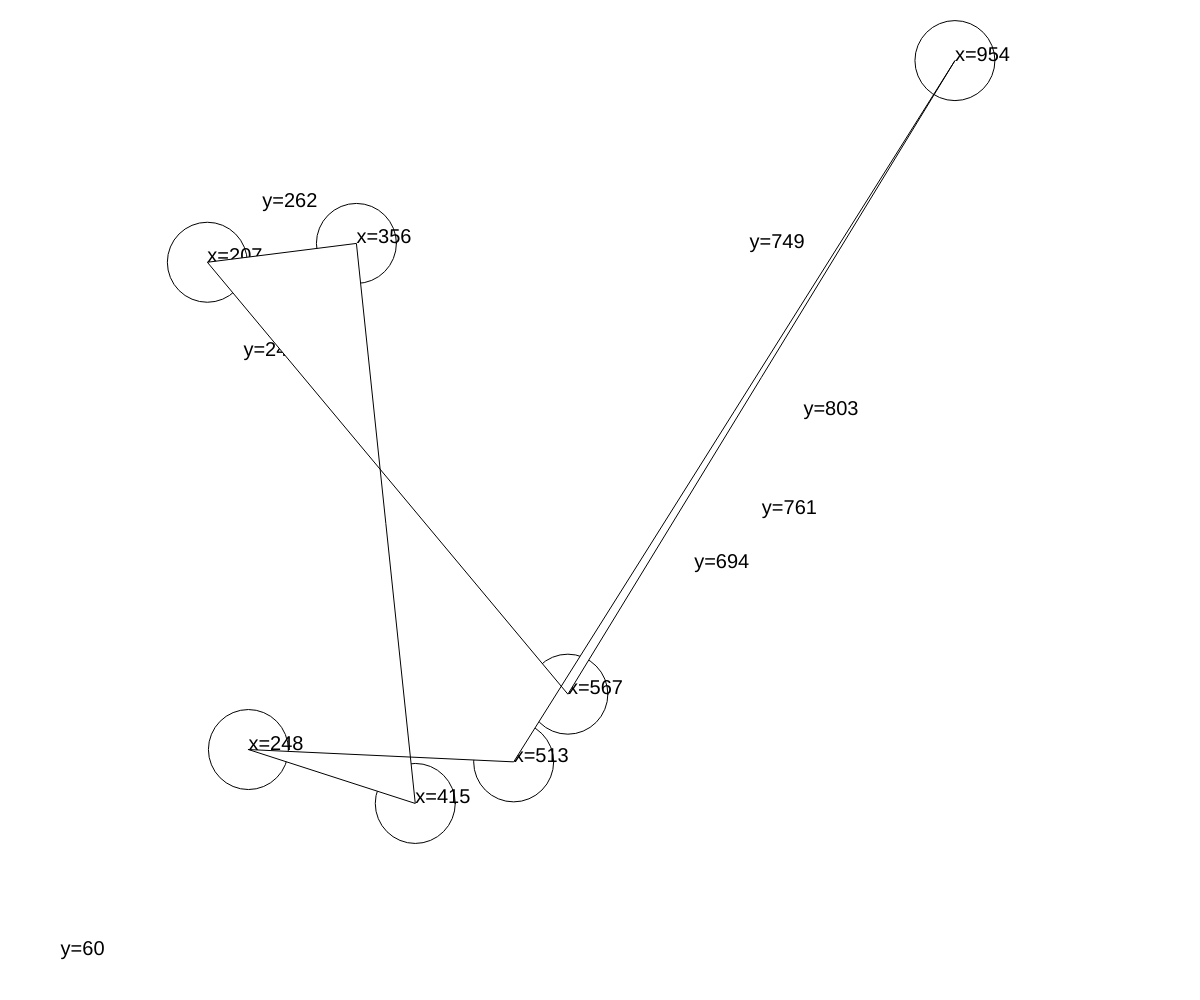
Frame 1 (no input)
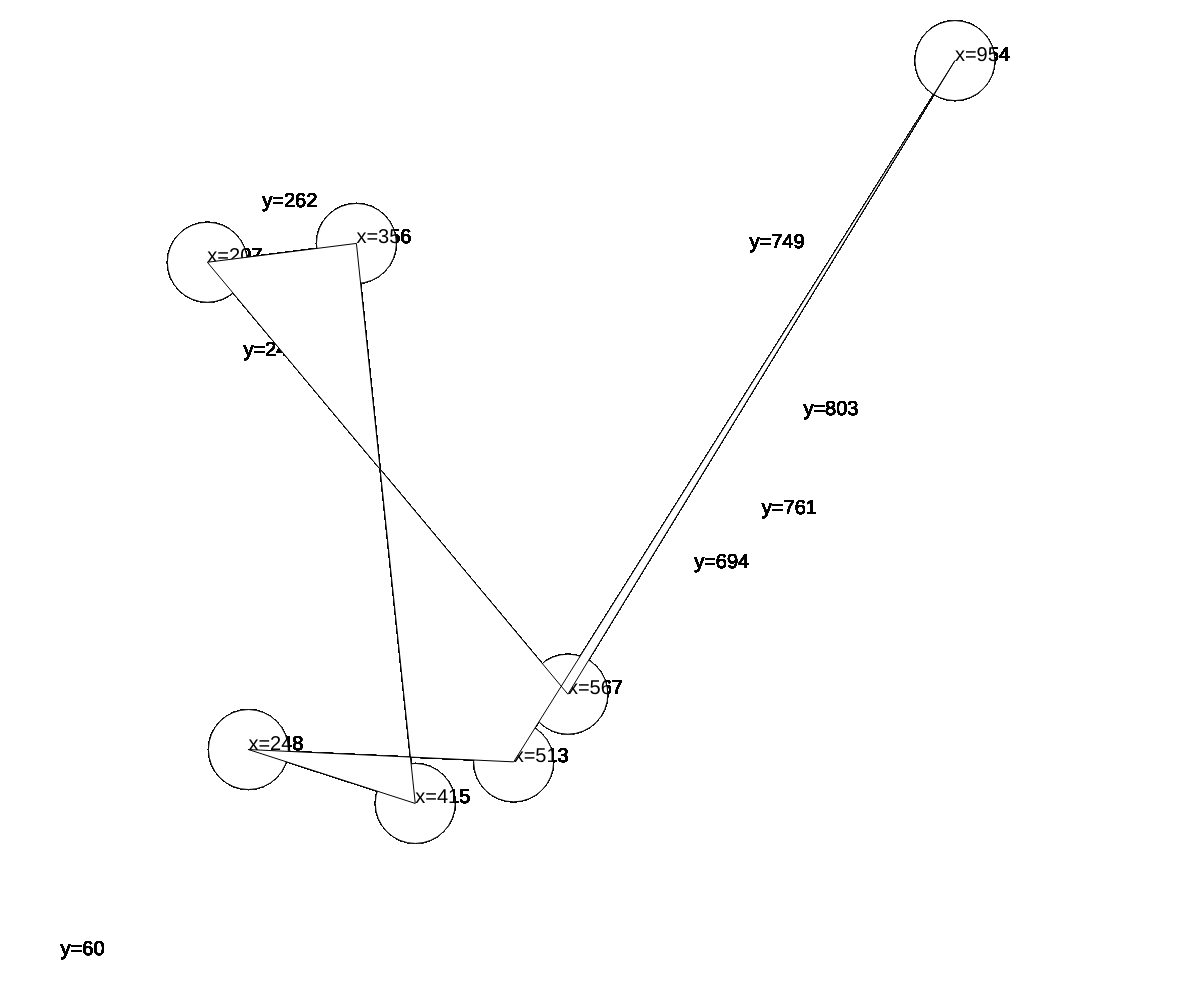
Frame 60 (no input)
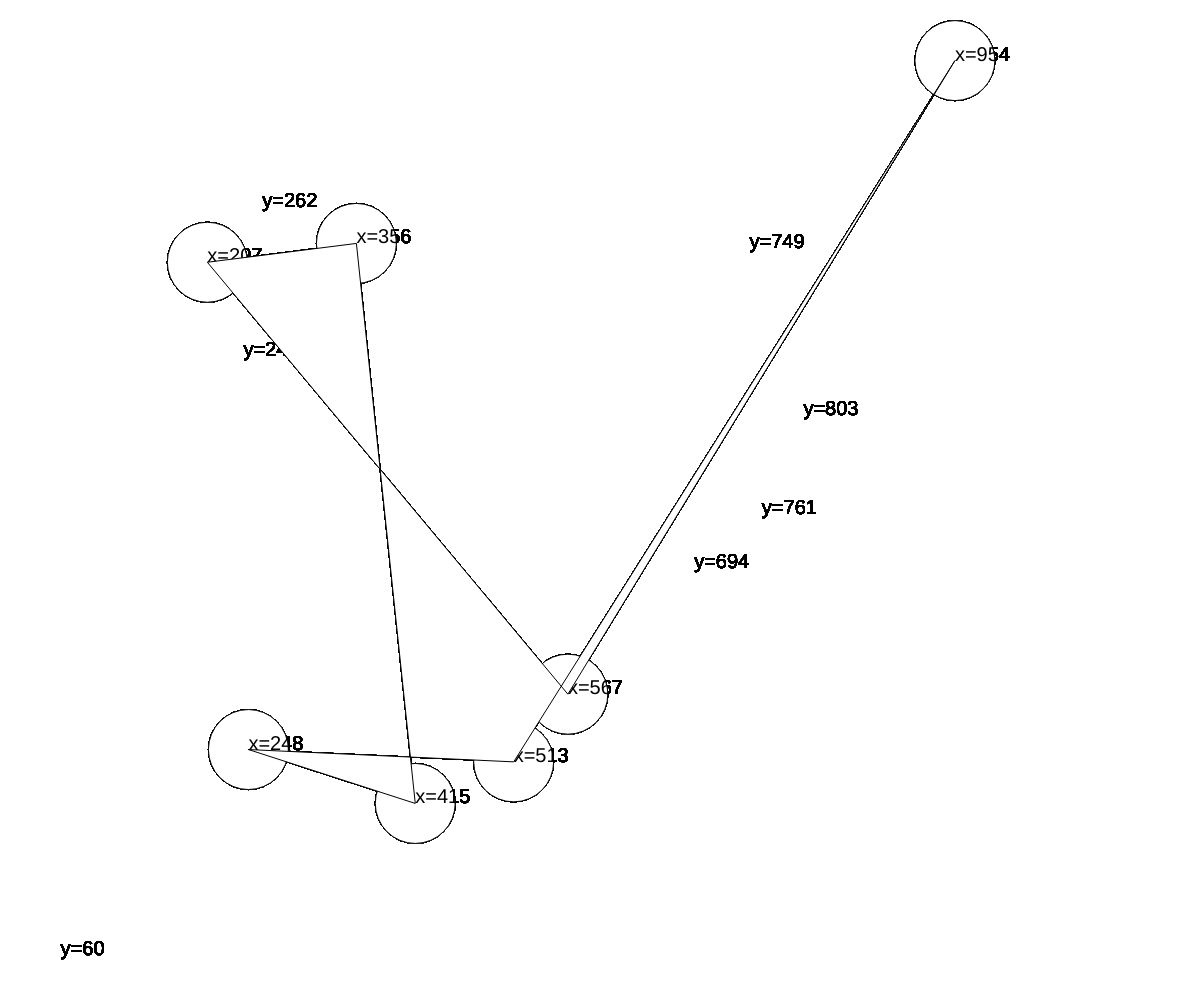
Frame 120 (the mouse pressed at the canvas centre since frame 60)

The p5.js sketch that drew these frames (run headless with seeded random() and noise() and a simulated clock; from frame 60 on, the mouse is pressed at the canvas centre):

// p5.js sketch
// ── sketch.js
var dummy = [];
var dummyMax;
function setup() {
  createCanvas(windowWidth,windowHeight);
  dummyMax = random(4,8);
  
  for(var i=0;i<dummyMax;i++){
    dummy[i]=new Object;
    dummy[i].x=random(0,windowWidth);
    dummy[i].y=random(0,windowHeight);
    
  }
}

function draw() {
  //noFill();
  beginShape();
  textSize(20);
  for(var i=0;i<dummy.length;i++) {
    ellipse(dummy[i].x,dummy[i].y,80,80);
    vertex(dummy[i].x,dummy[i].y);
    text("x="+ floor (dummy[i].x),dummy[i].x,dummy[i].y);
    text("y="+ floor (dummy[i].y),dummy[i].y,dummy[i].x);
  }
  endShape(CLOSE);
}
  
